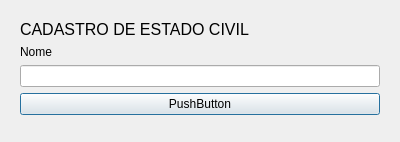
<?xml version="1.0" encoding="UTF-8"?>
<ui version="4.0">
 <class>MaritalStatusItem</class>
 <widget class="QDialog" name="MaritalStatusItem">
  <property name="geometry">
   <rect>
    <x>0</x>
    <y>0</y>
    <width>400</width>
    <height>142</height>
   </rect>
  </property>
  <property name="windowTitle">
   <string>Dialog</string>
  </property>
  <layout class="QVBoxLayout" name="verticalLayout">
   <item>
    <widget class="QWidget" name="widget" native="true">
     <layout class="QVBoxLayout" name="verticalLayout_2">
      <item>
       <widget class="QLabel" name="label_2">
        <property name="styleSheet">
         <string notr="true">font-size: 16px;</string>
        </property>
        <property name="text">
         <string>CADASTRO DE ESTADO CIVIL</string>
        </property>
       </widget>
      </item>
      <item>
       <widget class="QLabel" name="label">
        <property name="text">
         <string>Nome</string>
        </property>
       </widget>
      </item>
      <item>
       <widget class="QLineEdit" name="lineEdit"/>
      </item>
      <item>
       <widget class="QPushButton" name="pushButton">
        <property name="text">
         <string>PushButton</string>
        </property>
       </widget>
      </item>
      <item>
       <spacer name="verticalSpacer">
        <property name="orientation">
         <enum>Qt::Vertical</enum>
        </property>
        <property name="sizeHint" stdset="0">
         <size>
          <width>20</width>
          <height>40</height>
         </size>
        </property>
       </spacer>
      </item>
     </layout>
    </widget>
   </item>
  </layout>
 </widget>
 <resources/>
 <connections/>
</ui>
